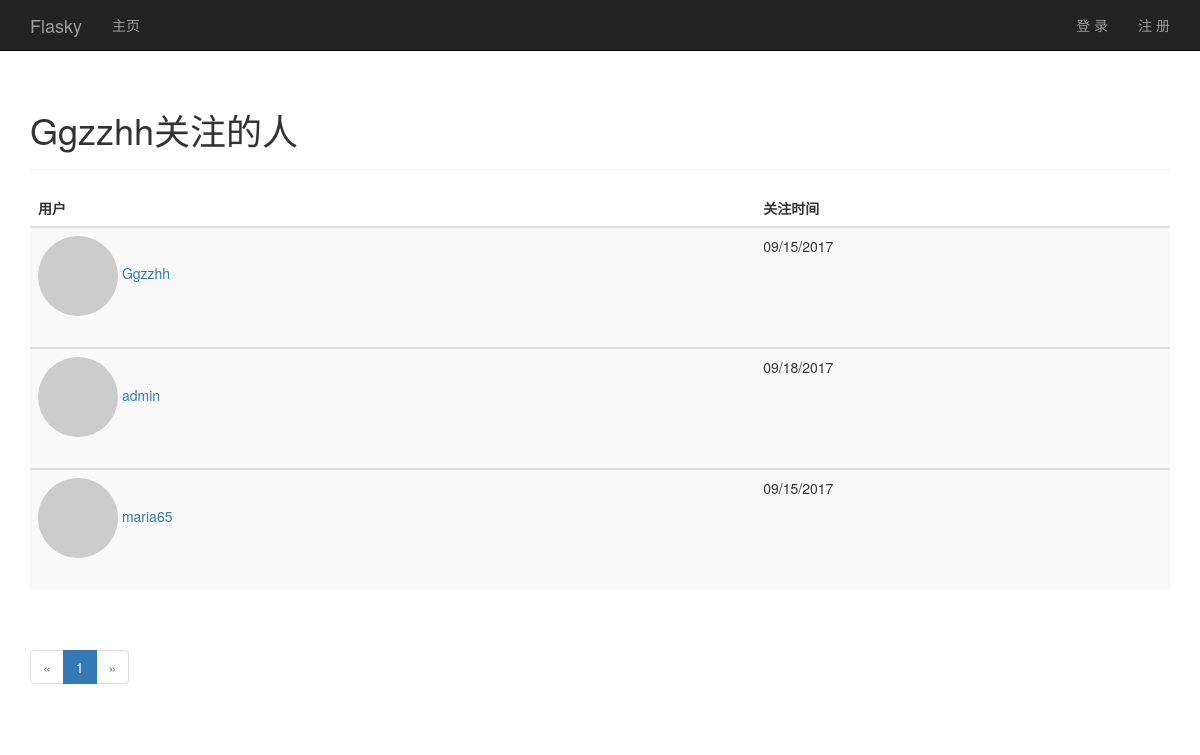
Screenshot of /followed_by/Ggzzhh with the database file from the repository.
### app/models.py (models this page shows, shortened)
class User(UserMixin, db.Model):
    avatar_hash = db.Column(db.String(32))
    __tablename__ = 'users'
    id = db.Column(db.Integer, primary_key=True)
    email = db.Column(db.String(64), unique=True, index=True)
    username = db.Column(db.String(64), unique=True, index=True)
    role_id = db.Column(db.Integer, db.ForeignKey('roles.id'))
    password_hash = db.Column(db.String(128))
    confirmed = db.Column(db.Boolean, default=False)
    name = db.Column(db.String(64))  # 姓名
    location = db.Column(db.String(64))  # 所在地
    about_me = db.Column(db.Text())  # 自我介绍
    member_since = db.Column(db.DateTime(), default=datetime.utcnow)  # 注册时间
    last_seen = db.Column(db.DateTime(), default=datetime.utcnow)  # 最后登录时间
    posts = db.relationship('Post', backref='author', lazy='dynamic')
    followed = db.relationship('Follow',
                               foreign_keys=[Follow.follower_id],
                               backref=db.backref('follower', lazy='joined'),
                               lazy='dynamic',
                               cascade='all, delete-orphan')
    followers = db.relationship('Follow',
                                foreign_keys=[Follow.followed_id],
                                backref=db.backref('followed', lazy='joined'),
                                lazy='dynamic',
                                cascade='all, delete-orphan')
    comments = db.relationship('Comment', backref='author', lazy='dynamic')
    @property
    def password(self):
        raise AttributeError('密码不是一个可读属性！')
    def gravatar(self, size=100, default='identicon', rating='g'):
        if request.is_secure:  # 如果响应是安全的
            url = 'https://secure.gravatar.com/avatar'
        else:
            url = 'http://www.gravatar.com/avatar'
        my_hash = self.avatar_hash or hashlib.md5(self.email.encode(
            'utf-8')).hexdigest()
        return '{url}/{hash}?s={size}&d={default}&r={rating}'.format(
            url=url, hash=my_hash, size=size, default=default, rating=rating
        )

class Follow(db.Model):
    __tablename__ = "follows"
    follower_id = db.Column(db.Integer, db.ForeignKey('users.id'),
                            primary_key=True)
    followed_id = db.Column(db.Integer, db.ForeignKey('users.id'),
                            primary_key=True)
    timestamp = db.Column(db.DateTime, default=datetime.utcnow)

### app/main/views.py (the view)
@main.route('/followed_by/<username>')
def followed_by(username):
    user = User.query.filter_by(username=username).first()
    if user is None:
        flash('查无此人！')
        return redirect(url_for('.index'))
    page = request.args.get('page', 1, type=int)
    pagination = user.followed.paginate(
        page, per_page=current_app.config['FLASK_FOLLOWERS_PER_PAGE'],
        error_out=False
    )
    follows = [{'user': item.followed, 'timestamp': item.timestamp} for item in
               pagination.items]
    return render_template('follow.html', user=user, title='关注的人',
                           endpoint='.followed_by', pagination=pagination,
                           follows=follows)

### app/auth/views.py (called while the page is built)
@auth.before_app_request
def before_request():
    if current_user.is_authenticated:
        current_user.ping()
        if not current_user.confirmed \
                and request.endpoint \
                and request.endpoint[:5] != 'auth.' \
                and request.endpoint != 'static':
            return redirect(url_for('auth.unconfirmed'))

### app/main/__init__.py (called while the page is built)
@main.app_context_processor
def inject_permission():
    return dict(Permission=Permission)

### app/templates/follow.html (shortened to what this page needs)
{% extends 'base.html' %}
{% import '_macros.html' as macros %}
{% block page_content %}
	<div class="page-header">
		<h1>{{ user.username }}{{ title }}</h1>
	</div>
	<table class="table table-striped table-hover table-responsive follow">
		<thead><tr><th>用户</th><th>关注时间</th></tr></thead>
		{% for follow in follows %}
			<tbody>
				<tr>
					<td>
						<a href="{{ url_for('.user', username = follow.user.username) }}">
                <img class="img-circle" src="{{ follow.user.gravatar(size=32) }}">
                {{ follow.user.username }}
            </a>
					</td>
					<td>
						{{ moment(follow.timestamp).format('L') }}
					</td>
				</tr>
			</tbody>
		{% endfor %}
	</table>
	{% if pagination %}
		<div class="pagination">
			{{ macros.pagination_widget(pagination, endpoint, username=username) }}
		</div>
	{% endif %}
{% endblock page_content %}

### app/static/style.css (style rules this page uses)
body { padding-top: 70px; }
.follow { min-height: 400px; }

### rows the page displays
User: username "Ggzzhh", user.username "Ggzzhh"
Follow: timestamp "09/15/2017"
User: user.username "admin"
Follow: timestamp "09/18/2017"
User: user.username "maria65"
Follow: timestamp "09/15/2017"

### other values shown
{{ title }} "关注的人"
{{ p }} "1"
